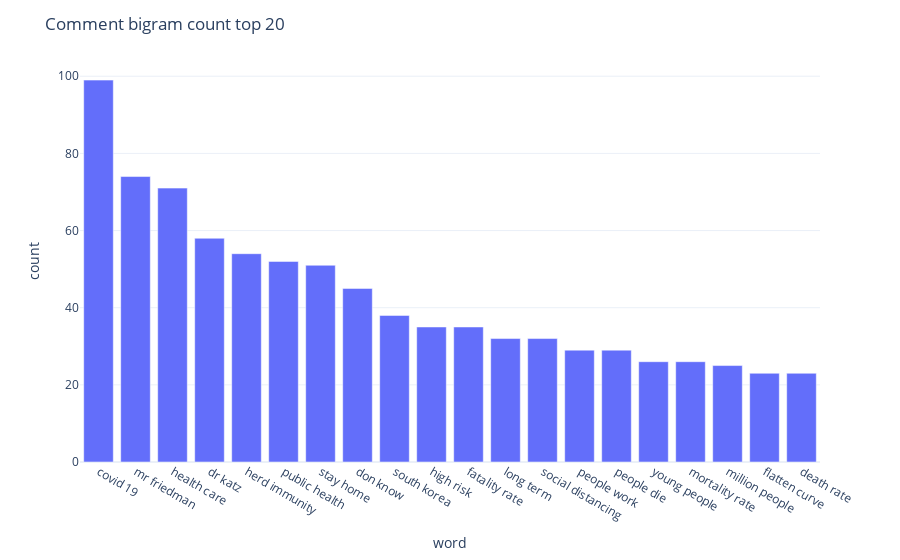

Write notebook code for a chart like this one.
### Code cell
fig = px.bar(df2, x='word', y='count')
fig.update_layout(title_text='Comment bigram count top 20', template="plotly_white")
fig.show()

### Figure 1 — Plotly figure (JSON) as saved in the notebook; plotly's stock layout.template omitted (floating-point values rounded to 4 significant figures)
{"data": [{"alignmentgroup": "True", "hoverlabel": {"namelength": 0}, "hovertemplate": "word=%{x}<br>count=%{y}", "legendgroup": "", "marker": {"color": "#636efa"}, "name": "", "offsetgroup": "", "orientation": "v", "showlegend": false, "textposition": "auto", "type": "bar", "x": ["covid 19", "mr friedman", "health care", "dr katz", "herd immunity", "public health", "stay home", "don know", "south korea", "high risk", "fatality rate", "long term", "social distancing", "people work", "people die", "young people", "mortality rate", "million people", "flatten curve", "death rate"], "xaxis": "x", "y": [99, 74, 71, 58, 54, 52, 51, 45, 38, 35, 35, 32, 32, 29, 29, 26, 26, 25, 23, 23], "yaxis": "y"}], "layout": {"barmode": "relative", "legend": {"tracegroupgap": 0}, "margin": {"t": 60}, "title": {"text": "Comment bigram count top 20"}, "xaxis": {"anchor": "y", "domain": [0, 1], "title": {"text": "word"}}, "yaxis": {"anchor": "x", "domain": [0, 1], "title": {"text": "count"}}}}
